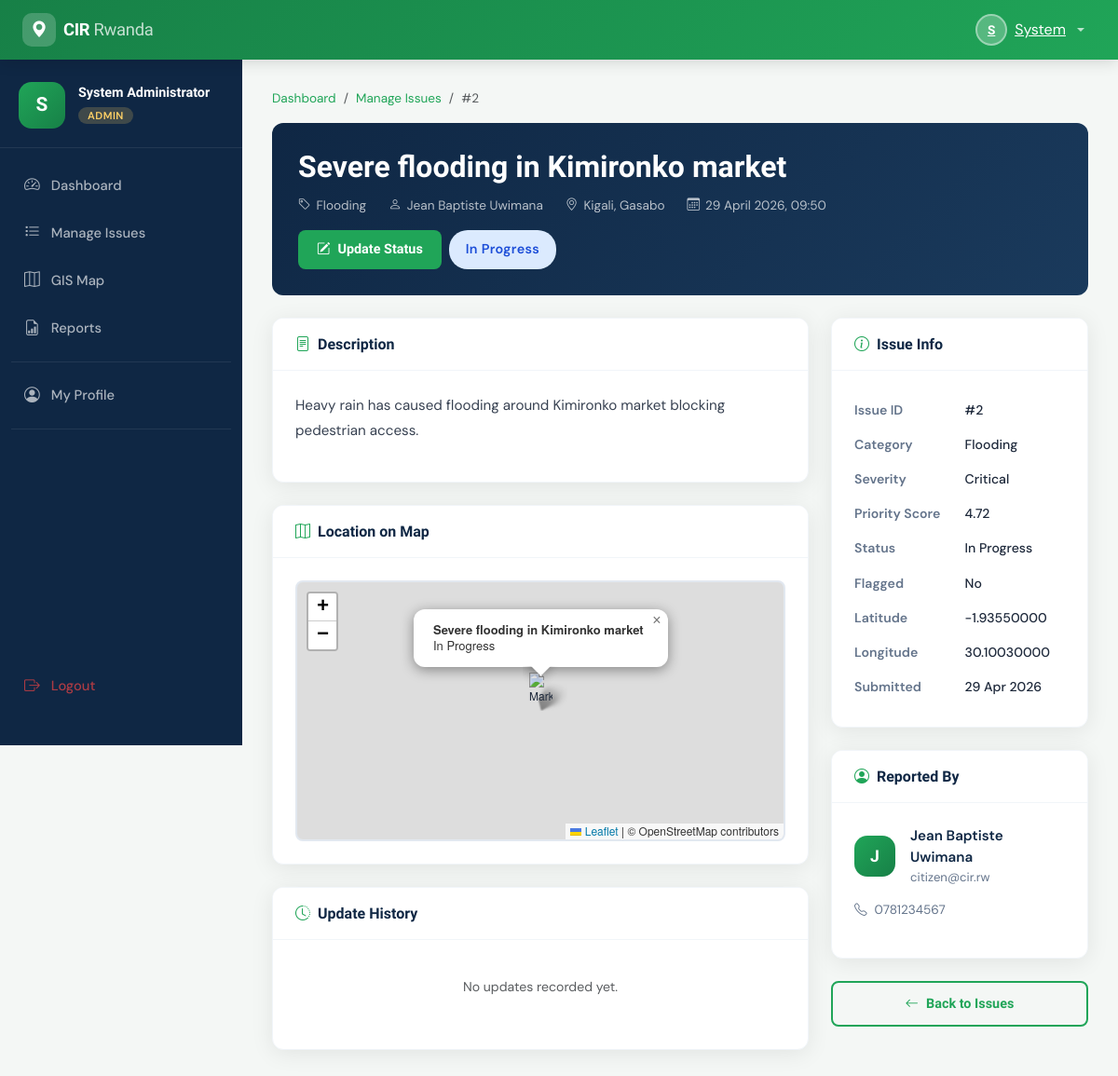
The app's page /pages/admin/view_issue.php?id=2 (signed in) with its own data.
### tables this page shows
CREATE TABLE IF NOT EXISTS issues (
    id INT AUTO_INCREMENT PRIMARY KEY,
    user_id INT NOT NULL,
    category_id INT NOT NULL,
    title VARCHAR(200) NOT NULL,
    description TEXT NOT NULL,
    image VARCHAR(255) DEFAULT NULL,
    latitude DECIMAL(10, 8) DEFAULT NULL,
    longitude DECIMAL(11, 8) DEFAULT NULL,
    location_name VARCHAR(255) DEFAULT NULL,
    severity ENUM('Low', 'Medium', 'High', 'Critical') NOT NULL DEFAULT 'Medium',
    status ENUM('Pending', 'In Progress', 'Resolved') NOT NULL DEFAULT 'Pending',
    priority_score DECIMAL(5, 2) DEFAULT 0.00 COMMENT 'Calculated priority score for admin sorting',
    created_at TIMESTAMP DEFAULT CURRENT_TIMESTAMP,
    updated_at TIMESTAMP DEFAULT CURRENT_TIMESTAMP ON UPDATE CURRENT_TIMESTAMP,
    FOREIGN KEY (user_id) REFERENCES users(id) ON DELETE CASCADE,
    FOREIGN KEY (category_id) REFERENCES categories(id)
);

CREATE TABLE IF NOT EXISTS categories (
    id INT AUTO_INCREMENT PRIMARY KEY,
    category_name VARCHAR(100) NOT NULL,
    severity_weight DECIMAL(3,1) NOT NULL COMMENT 'Weight used in priority score calculation (1.0 to 5.0)',
    created_at TIMESTAMP DEFAULT CURRENT_TIMESTAMP
);

CREATE TABLE IF NOT EXISTS users (
    id INT AUTO_INCREMENT PRIMARY KEY,
    full_name VARCHAR(150) NOT NULL,
    email VARCHAR(150) NOT NULL UNIQUE,
    password VARCHAR(255) NOT NULL,
    phone VARCHAR(20),
    role ENUM('citizen', 'admin') NOT NULL DEFAULT 'citizen',
    profile_image VARCHAR(255) DEFAULT NULL,
    is_active TINYINT(1) NOT NULL DEFAULT 1,
    created_at TIMESTAMP DEFAULT CURRENT_TIMESTAMP
);

### pages/admin/view_issue.php (the view, shortened to what this page needs)
<?php
require_once __DIR__ . '/../../includes/header.php';
$db      = getDB();
$issueId = (int) ($_GET['id'] ?? 0);
$stmt = $db->prepare(
    "SELECT i.*, c.category_name, c.severity_weight,
            u.full_name AS citizen_name, u.email AS citizen_email, u.phone AS citizen_phone
     FROM issues i
     JOIN categories c ON i.category_id = c.id
     JOIN users u ON i.user_id = u.id
     WHERE i.id = ?"
);
$stmt->execute([$issueId]);
$issue = $stmt->fetch();
$updates = $db->prepare(
    "SELECT iu.*, u.full_name AS admin_name
     FROM issue_updates iu
     JOIN users u ON iu.admin_id = u.id
     WHERE iu.issue_id = ?
     ORDER BY iu.created_at DESC"
);
$updates->execute([$issueId]);
$updateHistory = $updates->fetchAll();
function statusBadgeClass(string $s): string {
    return match($s) {
        'Pending'     => 'badge-pending',
        'In Progress' => 'badge-in-progress',
        'Resolved'    => 'badge-resolved',
        default       => 'bg-secondary',
    };
}
?>
<?php require_once __DIR__ . '/../../includes/navbar.php'; ?>
<div class="main-wrapper">
<div class="main-content">
    <nav aria-label="breadcrumb" class="mb-3">
        <ol class="breadcrumb" style="font-size:0.85rem;">
            <li class="breadcrumb-item"><a href="<?= BASE_URL ?>/pages/admin/dashboard.php" class="text-green">Dashboard</a></li>
            <li class="breadcrumb-item"><a href="<?= BASE_URL ?>/pages/admin/manage_issues.php" class="text-green">Manage Issues</a></li>
            <li class="breadcrumb-item active">#<?= $issueId ?></li>
        </ol>
    </nav>
    <div class="issue-detail-header">
        <div class="d-flex align-items-start justify-content-between flex-wrap gap-3">
            <div>
                <h2><?= htmlspecialchars($issue['title']) ?></h2>
                <div class="detail-meta d-flex flex-wrap gap-1">
                    <span><i class="bi bi-tag"></i><?= htmlspecialchars($issue['category_name']) ?></span>
                    <span><i class="bi bi-person"></i><?= htmlspecialchars($issue['citizen_name']) ?></span>
                    <span><i class="bi bi-geo-alt"></i><?= $issue['location_name'] ? htmlspecialchars($issue['location_name']) : 'No location set' ?></span>
                    <span><i class="bi bi-calendar3"></i><?= date('d F Y, H:i', strtotime($issue['created_at'])) ?></span>
                </div>
            </div>
            <div class="d-flex gap-2 flex-wrap">
                <a href="<?= BASE_URL ?>/pages/admin/update_issue.php?id=<?= $issueId ?>"
                   class="btn-cir-primary" style="padding:10px 20px;">
                    <i class="bi bi-pencil-square"></i> Update Status
                </a>
                <span class="badge-status <?= statusBadgeClass($issue['status']) ?>" style="font-size:0.9rem;padding:10px 18px;display:flex;align-items:center;">
                    <?= $issue['status'] ?>
                </span>
            </div>
        </div>
    </div>
    <div class="row g-4">
        <div class="col-lg-8">
            <div class="cir-card mb-4">
                <div class="cir-card-header"><h5><i class="bi bi-file-text me-2 text-green"></i>Description</h5></div>
                <div class="cir-card-body">
                    <p style="line-height:1.8;color:#374151;"><?= nl2br(htmlspecialchars($issue['description'])) ?></p>
                </div>
            </div>
            <?php if ($issue['latitude'] && $issue['longitude']): ?>
            <div class="cir-card mb-4">
                <div class="cir-card-header"><h5><i class="bi bi-map me-2 text-green"></i>Location on Map</h5></div>
                <div class="cir-card-body">
                    <div id="viewMap" style="height:280px;"></div>
                </div>
            </div>
            <?php endif; ?>
            <div class="cir-card">
                <div class="cir-card-header"><h5><i class="bi bi-clock-history me-2 text-green"></i>Update History</h5></div>
                <div class="cir-card-body">
                    <?php if (empty($updateHistory)): ?>
                        <p class="text-muted text-center py-3" style="font-size:0.88rem;">No updates recorded yet.</p>
                    <?php endif; ?>
                </div>
            </div>
        </div>
        <div class="col-lg-4">
            <div class="cir-card mb-4">
                <div class="cir-card-header"><h5><i class="bi bi-info-circle me-2 text-green"></i>Issue Info</h5></div>
                <div class="cir-card-body">
                    <table style="width:100%;font-size:0.88rem;border-collapse:collapse;">
                        <?php
                        $rows = [
                            ['Issue ID',       '#' . $issue['id']],
                            ['Category',       $issue['category_name']],
                            ['Severity',       $issue['severity']],
                            ['Priority Score', number_format($issue['priority_score'], 2)],
                            ['Status',         $issue['status']],
                            ['Flagged',        $issue['flag_reason'] ? '⚑ Yes' : 'No'],
                            ['Latitude',       $issue['latitude'] ?: '—'],
                            ['Longitude',      $issue['longitude'] ?: '—'],
                            ['Submitted',      date('d M Y', strtotime($issue['created_at']))],
                        ];
                        foreach ($rows as [$label, $value]):
                        ?>
                        <tr>
                            <td style="padding:8px 0;color:#64748b;font-weight:600;white-space:nowrap;"><?= $label ?></td>
                            <td style="padding:8px 0 8px 12px;color:#1e293b;font-weight:500;"><?= htmlspecialchars($value) ?></td>
                        </tr>
                        <?php endforeach; ?>
                    </table>
                </div>
            </div>
            <div class="cir-card mb-4">
                <div class="cir-card-header"><h5><i class="bi bi-person-circle me-2 text-green"></i>Reported By</h5></div>
                <div class="cir-card-body">
                    <div class="d-flex align-items-center gap-3 mb-3">
                        <div class="user-avatar-lg" style="width:44px;height:44px;font-size:1.1rem;">
                            <?= strtoupper(substr($issue['citizen_name'], 0, 1)) ?>
                        </div>
                        <div>
                            <p class="mb-0 fw-semibold" style="color:var(--cir-navy);"><?= htmlspecialchars($issue['citizen_name']) ?></p>
                            <p class="mb-0" style="font-size:0.82rem;color:#64748b;"><?= htmlspecialchars($issue['citizen_email']) ?></p>
                        </div>
                    </div>
                    <?php if ($issue['citizen_phone']): ?>
                        <p style="font-size:0.85rem;color:#64748b;"><i class="bi bi-telephone me-2"></i><?= htmlspecialchars($issue['citizen_phone']) ?></p>
                    <?php endif; ?>
                </div>
            </div>
            <a href="<?= BASE_URL ?>/pages/admin/manage_issues.php"
               class="btn-cir-outline w-100 justify-content-center" style="padding:12px;">
                <i class="bi bi-arrow-left"></i> Back to Issues
            </a>
        </div>
    </div>
</div>
</div>
<?php require_once __DIR__ . '/../../includes/footer.php'; ?>

### assets/css/style.css (style rules this page uses)
:root { --cir-green: #20a558; --cir-green-dark: #178047; --cir-green-light: #e8f7f0; --cir-navy: #0f2744; --cir-navy-mid: #1a3a5c; --cir-accent: #ffd166; --cir-red: #ef4444; --cir-orange: #f59e0b; --cir-blue: #3b82f6; --sidebar-w: 260px; --navbar-h: 64px; --radius: 12px; --radius-sm: 8px; --shadow: 0 4px 24px rgba(0,0,0,.08); --shadow-md: 0 8px 32px rgba(0,0,0,.12); --transition: all .2s ease; }
*, *::before, *::after { box-sizing: border-box; }
body { font-family: 'DM Sans', sans-serif; font-size: 0.95rem; background: #f4f7f5; color: #1e293b; margin: 0; }
h1, h2, h3, h4, h5, h6, .sora { font-family: 'Sora', sans-serif; }
a { text-decoration: none; color: inherit; }
.user-avatar-lg { width: 50px; height: 50px; background: linear-gradient(135deg, var(--cir-green), var(--cir-green-dark)); border-radius: 14px; display: flex; align-items: center; justify-content: center; font-family: 'Sora', sans-serif; font-weight: 800; font-size: 1.3rem; color: #fff; flex-shrink: 0; }
.main-wrapper { margin-left: var(--sidebar-w); margin-top: var(--navbar-h); min-height: calc(100vh - var(--navbar-h)); transition: margin-left .25s ease; }
.main-content { padding: 32px; }
.cir-card { background: #fff; border-radius: var(--radius); box-shadow: var(--shadow); border: 1px solid #f1f5f9; overflow: hidden; }
.cir-card-header { padding: 18px 24px; border-bottom: 1px solid #f1f5f9; display: flex; align-items: center; justify-content: space-between; background: #fff; }
.cir-card-header h5 { font-family: 'Sora', sans-serif; font-weight: 700; font-size: 1rem; margin: 0; color: var(--cir-navy); }
.cir-card-body { padding: 24px; }
.badge-status { padding: 5px 12px; border-radius: 20px; font-size: 0.75rem; font-weight: 600; letter-spacing: .3px; white-space: nowrap; }
.badge-in-progress { background: #dbeafe; color: #1d4ed8; }
.btn-cir-primary { background: var(--cir-green); color: #fff; border: none; padding: 10px 22px; border-radius: var(--radius-sm); font-family: 'Sora', sans-serif; font-weight: 600; font-size: 0.9rem; cursor: pointer; transition: var(--transition); display: inline-flex; align-items: center; gap: 8px; }
.btn-cir-outline { background: transparent; color: var(--cir-green); border: 2px solid var(--cir-green); padding: 9px 20px; border-radius: var(--radius-sm); font-family: 'Sora', sans-serif; font-weight: 600; font-size: 0.9rem; cursor: pointer; transition: var(--transition); display: inline-flex; align-items: center; gap: 8px; }
#reportMap, #viewMap, #fullMap { width: 100%; border-radius: var(--radius-sm); border: 2px solid #e2e8f0; }
.issue-detail-header { background: linear-gradient(135deg, var(--cir-navy), var(--cir-navy-mid)); border-radius: var(--radius); padding: 28px; color: #fff; margin-bottom: 24px; }
.issue-detail-header h2 { font-family: 'Sora', sans-serif; font-weight: 800; margin-bottom: 12px; }
.detail-meta span { display: inline-flex; align-items: center; gap: 6px; font-size: 0.85rem; color: rgba(255,255,255,.7); margin-right: 20px; }
.text-green { color: var(--cir-green) !important; }

### records on screen
issues: title "Severe flooding in Kimironko market", category.category_name "Flooding", user.full_name "Jean Baptiste Uwimana", location_name "Kigali, Gasabo", created_at "29 April 2026, 09:50", status "In Progress", description "Heavy rain has caused flooding around Kimironko market blocking pedestrian access.", user.full_name "J", user.email "citizen@cir.rw", user.phone "0781234567"

### other values on screen
substr($userName, 0, 1) "S"
explode(' ', $userName)[0] "System"
$userName "System Administrator"
$role "ADMIN"
$issueId "2"
$label "Issue ID"
$value "#2"
$label "Category"
$value "Flooding"
$label "Severity"
$value "Critical"
$label "Priority Score"
$value "4.72"
$label "Status"
$value "In Progress"
